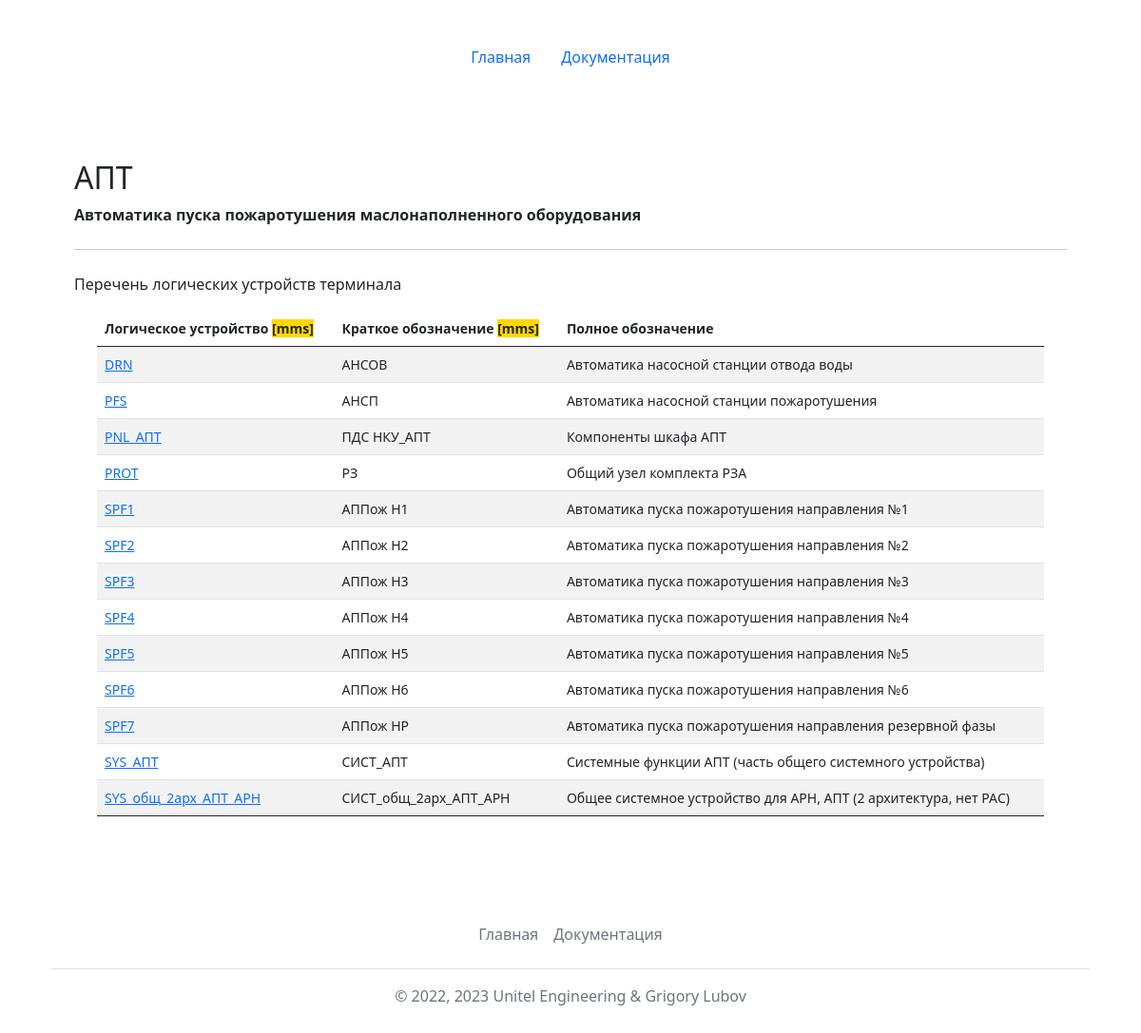
/reports/show/?name=АПТ&type=ied, run on the app's committed database.
### mainapp/models.py (models this page shows)
class Terminals(models.Model):
    id = models.AutoField(primary_key=True)
    name = models.CharField(max_length=64, verbose_name='Обозначение ИЭУ', unique=True)
    description = models.TextField(max_length=1024, blank=True, verbose_name='Назначение ИЭУ')
    def __str__(self):
        return str(self.name)
    class Meta:
        verbose_name = 'ИЭУ'
        verbose_name_plural = 'ИЭУ'
        ordering = ['name']

class LogicDevices(models.Model):
    id = models.AutoField(primary_key=True)
    name = models.CharField(max_length=128, verbose_name='Обозначение логического устройства', unique=True)
    fb_name = models.CharField(max_length=128, verbose_name='Обозначение функционального блока', unique=True)
    description = models.TextField(max_length=1024, blank=True, verbose_name='Назначение логического устройства (ФБ)')
    def __str__(self):
        return self.name
    class Meta:
        verbose_name = 'Логическое устройство'
        verbose_name_plural = 'Логические устройства'
        ordering = ['name']

### mainapp/views.py (the view, shortened to what this page needs)
# urls.py: path('reports/show/', views.show),
def show(request):
    name = request.GET.get('name')
    type = request.GET.get('type')
    if type == 'ied':
        ied = Terminals.objects.get(name=name)
        conns = PhDLDconnections.objects.all().filter(ied_id=ied.id)
        conns = conns.order_by('ld')
        lds = list()
        for item in conns.iterator():
            obj = LogicDevices.objects.get(name=item.ld)
            lds.append(obj)
        lds.sort(key=lambda x: x.name)
        return render(request, 'mainapp/showld.html', {'ied': ied, 'lds': lds, 'title': 'Логические устройства в составе ИЭУ '+str(ied)})

### templates/mainapp/showld.html (shortened to what this page needs)
{% extends 'base.html' %}
{% block content %}
<main class="container py-5">
    {% if lds %}
    <h2 class="mt-4">{{ied.name}}</h2>
    <p><strong>{{ied.description}}</strong></p>
    <hr class="my-4">
    <p>Перечень логических устройств терминала</p>
    <div class="container small">
    <table class="table table-striped">
        <thead>
            <tr>
                <th scope="col">Логическое устройство <span style="background: gold">[mms]</span></th>
                <th scope="col">Краткое обозначение <span style="background: gold">[mms]</span></th>
                <th scope="col">Полное обозначение</th>
            </tr>
        </thead>
        <tbody>
        {% for item in lds %}
            <tr>
                <td><a href="?name={{item.name}}&type=ld">{{item.name}}</a></td>
                <td>{{item.fb_name}}</td>
                <td>{{item.description}}</td>
            </tr>
        {% endfor %}
        </tbody>
    </table>
    </div>
    {% else %}
    <h2 class="mt-4">В терминале "{{ied.name}}" нет логических устройств :(</h2>
    {% endif %}
</main>
{% endblock %}

### data on the page
Terminals: name "АПТ", description "Автоматика пуска пожаротушения маслонаполненного оборудования"
LogicDevices: name "DRN", fb_name "АНСОВ", description "Автоматика насосной станции отвода воды"
LogicDevices: name "PFS", fb_name "АНСП", description "Автоматика насосной станции пожаротушения"
LogicDevices: name "PNL_АПТ", fb_name "ПДС НКУ_АПТ", description "Компоненты шкафа АПТ"
LogicDevices: name "PROT", fb_name "РЗ", description "Общий узел комплекта РЗА"
LogicDevices: name "SPF1", fb_name "АППож Н1", description "Автоматика пуска пожаротушения направления №1"
LogicDevices: name "SPF2", fb_name "АППож Н2", description "Автоматика пуска пожаротушения направления №2"
LogicDevices: name "SPF3", fb_name "АППож Н3", description "Автоматика пуска пожаротушения направления №3"
LogicDevices: name "SPF4", fb_name "АППож Н4", description "Автоматика пуска пожаротушения направления №4"
LogicDevices: name "SPF5", fb_name "АППож Н5", description "Автоматика пуска пожаротушения направления №5"
LogicDevices: name "SPF6", fb_name "АППож Н6", description "Автоматика пуска пожаротушения направления №6"
LogicDevices: name "SPF7", fb_name "АППож НР", description "Автоматика пуска пожаротушения направления резервной фазы"
LogicDevices: name "SYS_АПТ", fb_name "СИСТ_АПТ", description "Системные функции АПТ (часть общего системного устройства)"
LogicDevices: name "SYS_общ_2арх_АПТ_АРН", fb_name "СИСТ_общ_2арх_АПТ_АРН", description "Общее системное устройство для АРН, АПТ (2 архитектура, нет РАС)"
